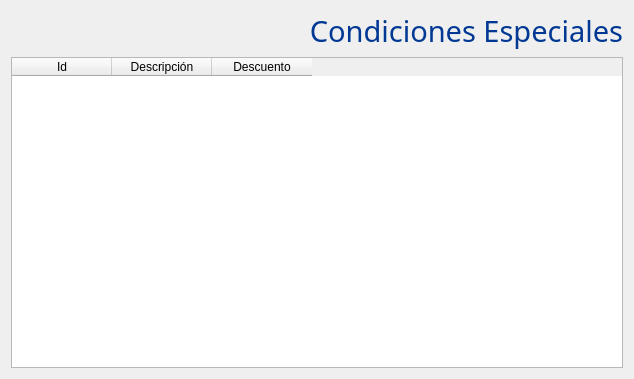
<?xml version="1.0" encoding="UTF-8"?>
<ui version="4.0">
 <class>condiciones</class>
 <widget class="QWidget" name="condiciones">
  <property name="geometry">
   <rect>
    <x>0</x>
    <y>0</y>
    <width>634</width>
    <height>379</height>
   </rect>
  </property>
  <property name="maximumSize">
   <size>
    <width>635</width>
    <height>380</height>
   </size>
  </property>
  <property name="windowTitle">
   <string>Form</string>
  </property>
  <layout class="QVBoxLayout" name="verticalLayout">
   <item>
    <widget class="QLabel" name="label">
     <property name="font">
      <font>
       <family>Gill Sans MT</family>
       <pointsize>22</pointsize>
       <weight>50</weight>
       <italic>false</italic>
       <bold>false</bold>
      </font>
     </property>
     <property name="styleSheet">
      <string notr="true">font: 22pt &quot;Gill Sans MT&quot;;
color: rgb(00,56,147);</string>
     </property>
     <property name="text">
      <string>Condiciones Especiales</string>
     </property>
     <property name="alignment">
      <set>Qt::AlignRight|Qt::AlignTrailing|Qt::AlignVCenter</set>
     </property>
    </widget>
   </item>
   <item>
    <widget class="QTableWidget" name="tabla">
     <property name="font">
      <font>
       <family>Segoe UI</family>
       <pointsize>9</pointsize>
      </font>
     </property>
     <column>
      <property name="text">
       <string>Id</string>
      </property>
     </column>
     <column>
      <property name="text">
       <string>Descripción</string>
      </property>
     </column>
     <column>
      <property name="text">
       <string>Descuento</string>
      </property>
     </column>
    </widget>
   </item>
  </layout>
 </widget>
 <resources/>
 <connections/>
</ui>
